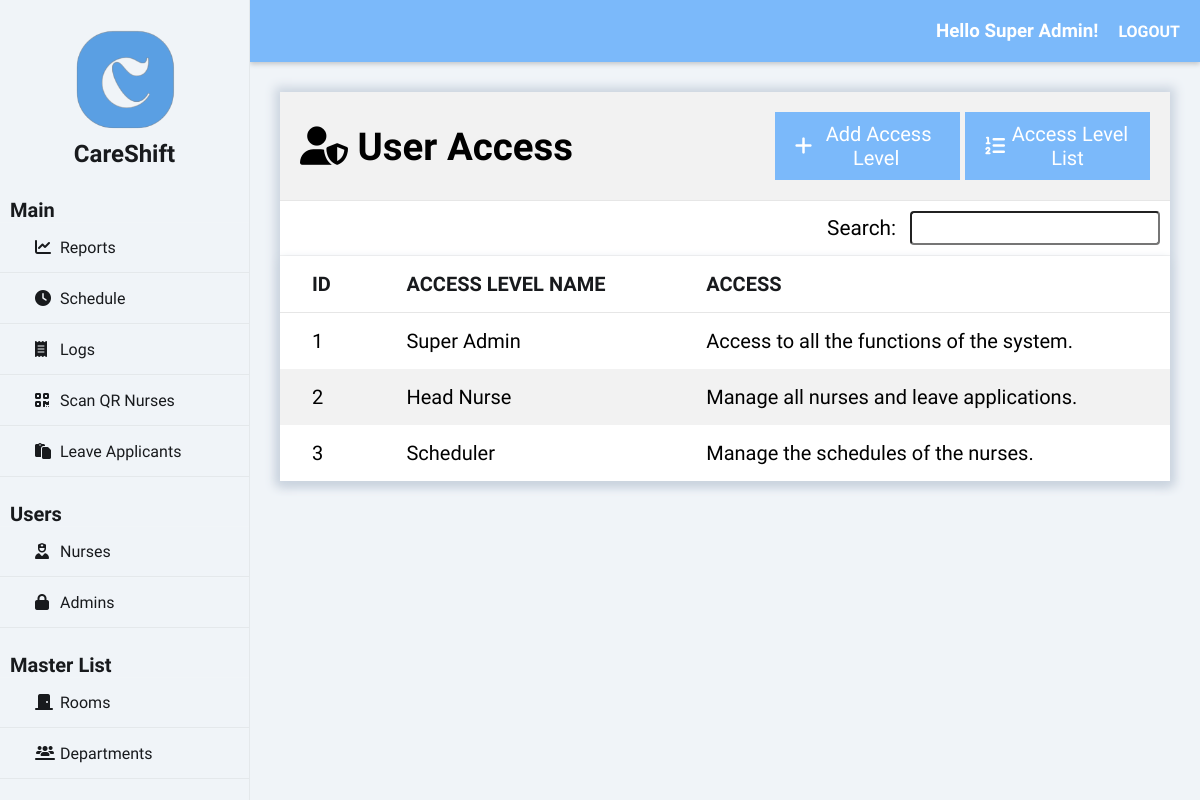
Page /index.php?page=useraccess (signed in) on the committed database.
### tables this page shows
CREATE TABLE `useraccess` (
  `useraccess_id` int(50) NOT NULL auto_increment,
  `useraccess_name` varchar(50) NOT NULL,
  `useraccess_desc` varchar(255) NOT NULL,
  PRIMARY KEY  (`useraccess_id`)
);

### class/class.admin.php (called while the page is built, shortened)
<?php
class Admin{
	private $DB_SERVER='localhost';
	private $DB_USERNAME='root';
	private $DB_PASSWORD='';
	private $DB_DATABASE='db_careshift';
	private $conn;
	public function __construct(){
		$this->conn = new PDO("mysql:host=".$this->DB_SERVER.";dbname=".$this->DB_DATABASE,$this->DB_USERNAME,$this->DB_PASSWORD);
	}
	function get_id_by_username($username){
		$sql="SELECT adm_id FROM admin WHERE adm_username = :username";
		$q = $this->conn->prepare($sql);
		$q->execute(['username' => $username]);
		$id = $q->fetchColumn();
		return $id;
	}
	function get_fname($id){
		$sql="SELECT adm_fname FROM admin WHERE adm_id = :id";
		$q = $this->conn->prepare($sql);
		$q->execute(['id' => $id]);
		$fname = $q->fetchColumn();
		return $fname;
	}
	function get_lname($id){
		$sql="SELECT adm_lname FROM admin WHERE adm_id = :id";
		$q = $this->conn->prepare($sql);
		$q->execute(['id' => $id]);
		$lname = $q->fetchColumn();
		return $lname;
	}
	function get_access_id($id){
		$sql="SELECT useraccess_id FROM admin WHERE adm_id = :id";
		$q = $this->conn->prepare($sql);
		$q->execute(['id' => $id]);
		$useraccess_id = $q->fetchColumn();
		return $useraccess_id;
	}
}
?>

### class/class.useraccess.php (called while the page is built, shortened)
<?php
class UserAccess{
	private $DB_SERVER='localhost';
	private $DB_USERNAME='root';
	private $DB_PASSWORD='';
	private $DB_DATABASE='db_careshift';
	private $conn;
	public function __construct(){
		$this->conn = new PDO("mysql:host=".$this->DB_SERVER.";dbname=".$this->DB_DATABASE,$this->DB_USERNAME,$this->DB_PASSWORD);
	}
	public function list_useraccess(){
		$sql="SELECT * FROM useraccess";
		$q = $this->conn->query($sql) or die("failed!");
		while($r = $q->fetch(PDO::FETCH_ASSOC)){
		$data[]=$r;
		}
		if(empty($data)){
		   return false;
		}else{
			return $data;
		}
	}
}
?>

### useraccess-module/records.php (the view)
<div class="heading">
    <h1><i class="fas fa-solid fa-user-shield"></i>&nbspUser Access</h1>
    <a href="index.php?page=useraccess&subpage=add" class="right_button"><i class="fa fa-plus"></i>&nbspAdd Access Level</a>
    <a href="index.php?page=useraccess" class="right_button"><i class="fa fa-list-ol" aria-hidden="true"></i>&nbspAccess Level List</a>
</div>
<span class="right">
    <div class="search_bar">
        <label for="search">Search:</label>
        <input type="text" id="search" class="search" name="search" onkeyup="filterTable()">
    </div>
</span>
<table id="tablerecords">
    <thead>
        <tr>
            <th>ID</th>
            <th>Access Level Name</th>
            <th>Access</th>
        </tr>
    </thead>
    <tbody>
        <?php
        if ($useraccess->list_useraccess() != false) {
            foreach ($useraccess->list_useraccess() as $value) {
                extract($value);
                $row_url = "index.php?page=useraccess&subpage=profile&id=" . $useraccess_id;
                ?>
                <tr onclick="location.href='<?php echo $row_url; ?>'" style="cursor: pointer;">
                    <td><?php echo $useraccess_id; ?></td>
                    <td><?php echo $useraccess_name; ?></td>
                    <td><?php echo $useraccess_desc; ?></td>
                </tr>
                <?php
            }
        } else {
            ?>
            <tr>
                <td colspan="3">No Record Found.</td>
            </tr>
        <?php
        }
        ?>
    </tbody>
</table>

### index.php (shortened to what this page needs)
<?php
include_once 'class/class.admin.php';
include_once 'class/class.useraccess.php';
$page = (isset($_GET['page']) && $_GET['page'] != '') ? $_GET['page'] : 'reports';
$admin = new Admin();
$useraccess = new UserAccess();
$admin_id = $admin->get_id_by_username($_SESSION['adm_username']);
$useraccess_id = $admin->get_access_id($admin_id);
?>
<!DOCTYPE html>
<html>
<head>
    <link rel="stylesheet" href="css/styles.css">
    <link rel="stylesheet" href="https://cdnjs.cloudflare.com/ajax/libs/fullcalendar/3.4.0/fullcalendar.css" />
</head>
<body>
    <div class="wrapper">
        <div class="sidebar">
            <img src="img/logo.png" alt="Logo Image" class="logo_image">
            <h2>CareShift</h2>
            <ul>
                <h3>Main</h3>
                <li><a href="index.php?page=reports" class="<?= $page == 'reports' ? 'active' : '' ?>"><i class="fas fa-solid fa-chart-line"></i>Reports</a></li>
                <li><a href="index.php?page=schedule" class="<?= $page == 'schedule' ? 'active' : '' ?>"><i class="fas fa-solid fa-clock"></i>Schedule</a></li>
                <?php if ($useraccess_id != 2 && $useraccess_id != 3): ?>
                <li><a href="index.php?page=logs" class="<?= $page == 'logs' ? 'active' : '' ?>"><i class="fas fa-solid fa-receipt"></i>Logs</a></li>
                <?php endif; ?>
                <li><a href="index.php?page=scan" class="<?= $page == 'scan' ? 'active' : '' ?>"><i class="fas fa-solid fa-qrcode"></i>Scan QR Nurses</a></li>
                <li><a href="index.php?page=leave" class="<?= $page == 'leave' ? 'active' : '' ?>"><i class="fas fa-regular fa-paste"></i>Leave Applicants</a></li>
                <h3>Users</h3>
                <li><a href="index.php?page=nurses" class="<?= $page == 'nurses' ? 'active' : '' ?>"><i class="fas fa-solid fa-user-nurse"></i>Nurses</a></li>
                <?php if ($useraccess_id != 2 && $useraccess_id != 3): ?>
                <li><a href="index.php?page=admins" class="<?= $page == 'admins' ? 'active' : '' ?>"><i class="fas fa-lock" aria-hidden="true"></i></i>Admins</a></li>
                <?php endif; ?>
                <h3>Master List</h3>
                <li><a href="index.php?page=rooms" class="<?= $page == 'rooms' ? 'active' : '' ?>"><i class="fas fa-solid fa-door-closed"></i>Rooms</a></li>
                <li><a href="index.php?page=departments" class="<?= $page == 'departments' ? 'active' : '' ?>"><i class="fas fa-solid fa-users-line"></i>Departments</a></li>
            </ul>
        </div>
        <div class="body">
            <div class="header">
                <h3>Hello <?php echo $admin->get_fname($admin_id).' '.$admin->get_lname($admin_id);?>!</h3>
                <a href="logout.php" class="right">Logout</a>
            </div>
            <div class="main_content">
                <?php
                    switch($page){
                    case 'useraccess':
                        require_once 'useraccess-module/index.php';
                    break;
                    }
                ?>
            </div>
        </div>
    </div>
</body>
</html>

### css/styles.css (style rules this page uses)
* { margin: 0; padding: 0; box-sizing: border-box; list-style: none; text-decoration: none; font-family: "Afacad Flux", sans-serif; }
body { background: #F0F4F8; }
.wrapper { display: flex; position: relative; }
.wrapper .sidebar { position: fixed; width: 250px; height: 100%; background: #F0F4F8; padding: 30px 0; z-index: 999; border-right: 1px solid rgba(0, 0, 0, 0.05); }
.wrapper .sidebar img { width: 100px; height: 100px; display: block; margin: 0 auto; }
.wrapper .sidebar h2 { color: #181a1d; text-align: center; margin-top: 10px; margin-bottom: 30px; }
.wrapper .sidebar h3 { color: #181a1d; font-size: 20px; margin-top: 25px; margin-left: 10px; }
.wrapper .sidebar ul li { border-bottom: 1px solid rgba(0, 0, 0, 0.05); border-top: 1px solid rgba(255, 255, 255, 0.05); transition: 0.3s; }
.wrapper .sidebar ul li a { color: #181a1d; display: block; padding: 15px 15px 15px 35px; transition: 0.3s; }
.wrapper .sidebar ul li a .fas { width: 25px; transition: 0.1s; }
.wrapper .body { width: 100%; margin-left: 250px; }
.wrapper .body .header { padding: 20px; background: #7BB9FA; display: flex; justify-content: flex-end; gap: 20px; align-items: center; position: sticky; top: 0; z-index: 100; box-shadow: 0 2px 5px rgba(0, 0, 0, 0.2); }
.wrapper .body .header a { text-decoration: none; color: white; text-transform: uppercase; font-weight: 800; }
.wrapper .body .header h3 { margin: 0; color: white; }
.wrapper .body .main_content { padding: 0px 30px 0px 30px; }
.wrapper .body .main_content h1 { font-size: 2.4rem; width: 80%; }
.wrapper .body .main_content .content_wrapper .heading { display: flex; justify-content: space-between; align-items: center; background-color: #f2f2f2; padding: 20px; border-bottom: 1px solid rgba(0, 0, 0, 0.05); }
.heading .right_button { padding: 10px 20px; width: 250px; background-color: #7BB9FA; color: white; border: none; cursor: pointer; font-size: 20px; margin-left: 5px; display: flex; justify-content: center; align-items: center; text-align: center; }
.right { float: right; }
.right .search_bar { margin: 10px; }
.right .search_bar label { font-size: 1.3rem; margin-bottom: 10px; font-weight: normal; }
.search_bar input[type="text"] { padding: 3px; width: 250px; font-size: 1.3rem; border-radius: 4px; margin-left: 10px; }
#tablerecords { padding: 10px; box-shadow: 0 5px 10px #CBD4DF; width: 100%; background-color: white; text-align: left; overflow: hidden; border-collapse: collapse; }
#tablerecords thead { color: #181a1d; box-shadow: 0 5px 10px #CBD4DF; border-top: 1px solid rgba(0, 0, 0, 0.05); border-bottom: 1px solid rgba(0, 0, 0, 0.05); }
#tablerecords thead tr th { padding: 1rem 2rem; text-transform: uppercase; font-size: 20px; font-weight: 900; }
#tablerecords th, #tablerecords td { padding: 10px 0px; }
#tablerecords tbody { font-size: 20px; }
#tablerecords tbody tr:nth-child(odd) { background-color: #ffffff; }
#tablerecords tbody tr:nth-child(even) { background-color: #f2f2f2; }
#tablerecords tbody tr td { padding: 1rem 2rem; }
label { margin-bottom: 5px; font-weight: bold; font-size: 25px; }

### rows in the picture
useraccess: useraccess_id "1", useraccess_name "Super Admin", useraccess_desc "Access to all the functions of the system."
useraccess: useraccess_id "2", useraccess_name "Head Nurse", useraccess_desc "Manage all nurses and leave applications."
useraccess: useraccess_id "3", useraccess_name "Scheduler", useraccess_desc "Manage the schedules of the nurses."

### other values in the picture
$admin->get_fname($admin_id) "Super"
$admin->get_lname($admin_id) "Admin"
